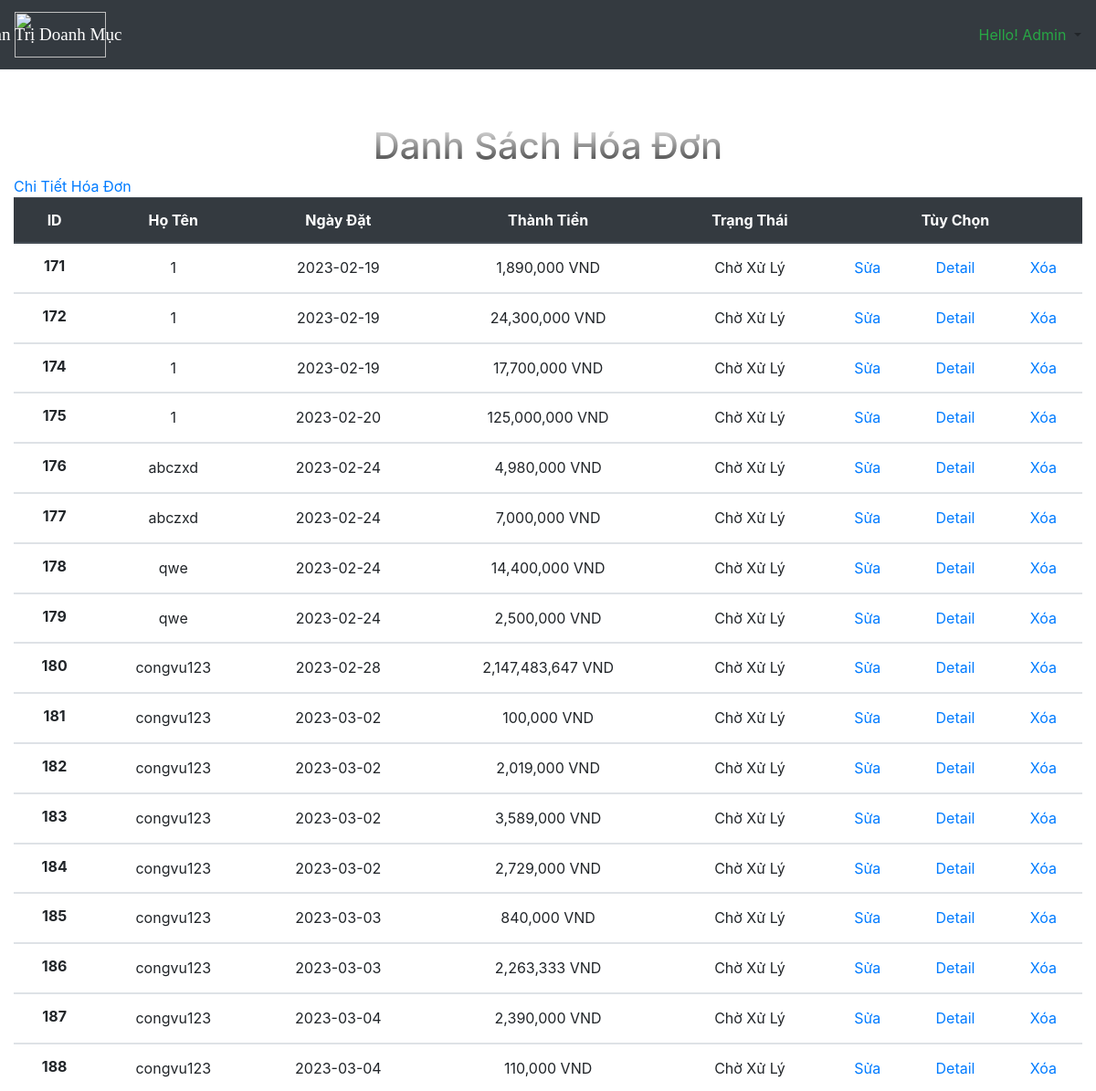
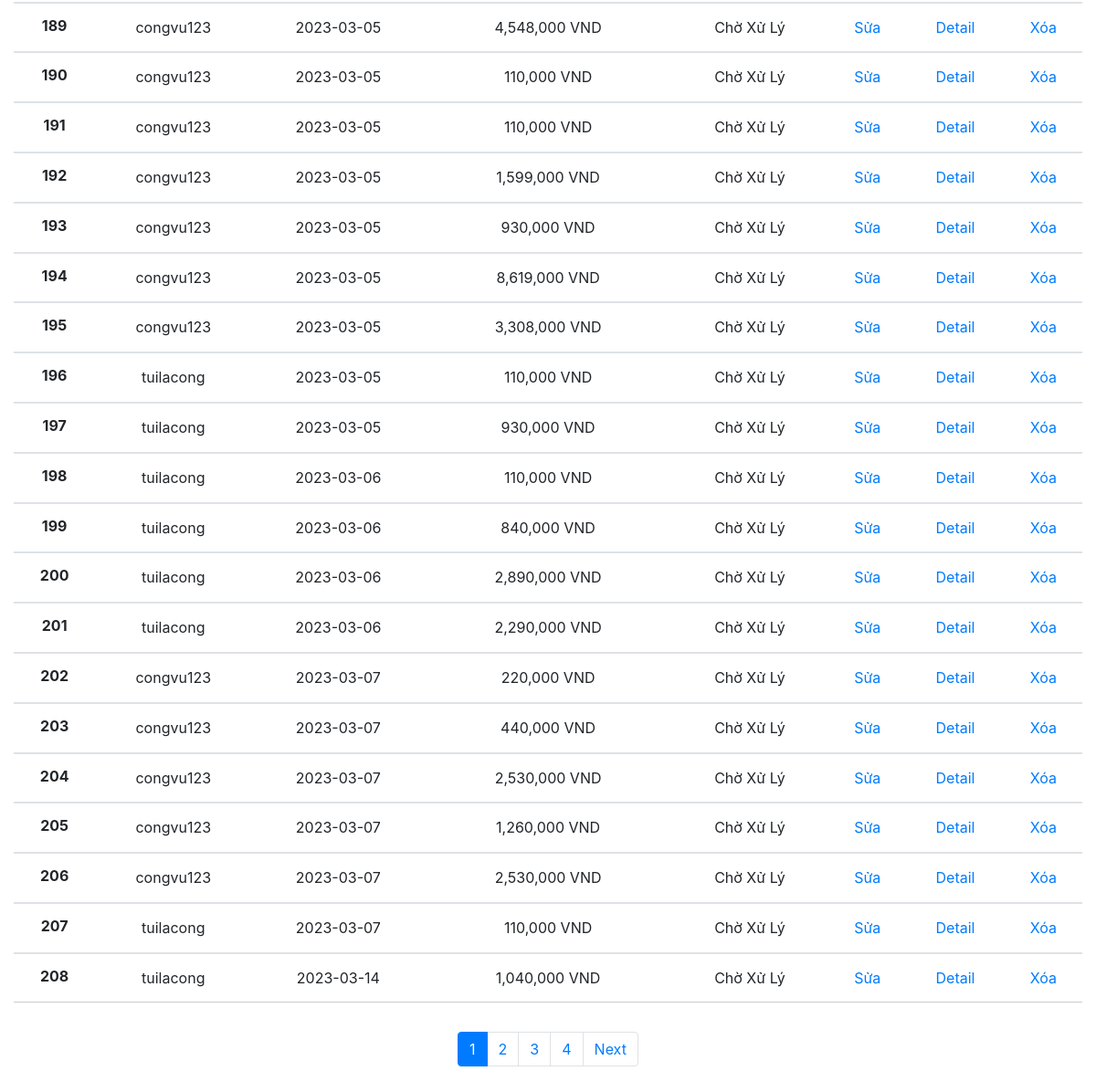
/vi-vn/index.php?act=hoadon_admin&action=hoadon (signed in), run on the app's committed database (2 pictures, top to bottom).
### tables this page shows
CREATE TABLE `donhang` (
  `id` int(11) NOT NULL,
  `id_user` int(11) DEFAULT NULL,
  `ngaydat` date DEFAULT NULL,
  `thanhtien` int(11) DEFAULT NULL,
  `trangthai` int(11) DEFAULT NULL
);

CREATE TABLE `username` (
  `id` int(11) NOT NULL,
  `hoten` varchar(100) DEFAULT NULL,
  `email` varchar(100) DEFAULT NULL,
  `pass` varchar(50) DEFAULT NULL,
  `diachi` text DEFAULT NULL,
  `dienthoai` varchar(12) DEFAULT NULL
);

### vi-vn/Model/connect.php (called while the page is built, shortened)
<?php
    class connect{
        var $db=null;
        public function __construct(){
            $dsn="mysql:host=localhost;dbname=sitebanhang";
            $user="root";
            $pass="";
            try{
                $this->db= new PDO($dsn,$user,$pass,array(PDO::MYSQL_ATTR_INIT_COMMAND=>"SET NAMES utf8"));
            }catch(\Throwable $th){
                echo "That Bai";
            }
        }
        public function getlist($select){
          return $result=$this->db->query($select);
        }
    }
?>

### vi-vn/Model/hoadon_admin.php (called while the page is built, shortened)
<?php
class hoadon_admin{
    public function getAllHd(){
        $db = new connect();
        $select="select username.hoten,donhang.id,donhang.ngaydat,donhang.thanhtien from donhang,username where donhang.id_user=username.id";
        return $db->getlist($select);
    }
}
?>

### vi-vn/Model/page.php (called while the page is built, shortened)
<?php
        class page{
            function getTotalPage($count,$limit){
                $page=$count%$limit?ceil($count/$limit):$count/$limit;
                return $page;
            }
        }
?>

### vi-vn/View/Admin/hoadon.php (the view, shortened to what this page needs)
<!DOCTYPE html>
<html lang="en">
<head>
</head>
<body>
    <?php
    $hd = new hoadon_admin();
    $count = $hd->getAllHd()->rowCount();
    $limit = 10;
    $pg = new page();
    $page = $pg->getTotalPage($count, $limit);
    $currentPage = isset($_GET['page']) ? $_GET['page'] : 1;
    ?>
    <div class="container-fluid">
        <div class="row">
            <div class="col-12 mt-5">
                <h1 class="text-center" style="
  background: -webkit-linear-gradient(#eee, #333);
  -webkit-background-clip: text;
  -webkit-text-fill-color: transparent;">Danh Sách Hóa Đơn</h1>
                <a href="index.php?act=hoadon_admin&action=cthd">Chi Tiết Hóa Đơn</a>
                <table class="table">
                    <thead class="thead-dark text-center">
                        <tr>
                            <th scope="col">ID</th>
                            <th scope="col">Họ Tên</th>
                            <th scope="col">Ngày Đặt</th>
                            <th scope="col">Thành Tiền</th>
                            <th scope="col">Trạng Thái</th>
                            <th colspan=3>Tùy Chọn</th>
                        </tr>
                    </thead>
                    <?php
                    $hd = new hoadon_admin();
                    $kq = $hd->getAllHd();
                    while ($row = $kq->fetch()):
                        ?>
                        <tbody class="text-center">
                            <tr>
                                <th scope="row">
                                    <?php echo $row['id'] ?>
                                </th>
                                <td>
                                    <?php echo $row['hoten'] ?>
                                </td>
                                <td>
                                    <?php echo $row['ngaydat'] ?>
                                </td>
                                <td>
                                    <?php echo number_format($row['thanhtien']) ?> VND
                                </td>
                                <td>
                                    <?php if ($row['ngaydat'] == 1) {
                                        echo "Đã Xử Lý";
                                    } else {
                                        echo "Chờ Xử Lý";
                                    } ?>
                                </td>
                                <td><a href="index.php?act=hoadon_admin&action=sua">Sửa</a></td>
                                <td><a
                                        href="index.php?act=hoadon_admin&action=cthd&iddh=<?php echo $row['id'] ?>">Detail</a>
                                </td>
                                <td><a href="index.php?act=hoadon_admin&action=xoa">Xóa</a></td>
                            </tr>
                        </tbody>
                    <?php
                    endwhile;
                    ?>
                </table>
            </div>
        </div>
    </div>
    <nav aria-label="Page navigation example">
        <ul class="pagination d-flex justify-content-center mt-3 mb-5">
            <?php
            if ($page > 1):
                    ?>
                <?php
                for ($i = 1; $i <= $page; $i++):
                    ?>
                    <?php
                    if ($i != $currentPage) {
                        ?>
                        <?php
                        if ($i > $currentPage - 5 && $i < $currentPage + 5) {
                            ?>
                            <li class="page-item"><a class="page-link"
                                    href="index.php?act=hoadon_admin&action=hoadon&page=<?php echo $i; ?>"><?php echo $i; ?></a></li>
                        <?php }
                        ; ?>
                    <?php
                    } else {
                        ?>
                        <li class="page-item active"><a class="page-link"
                                href="index.php?act=hoadon_admin&action=hoadon&page=<?php echo $i; ?>"><?php echo $i; ?></a></li>
                    <?php } ?>
                <?php endfor ?>
                <?php
                if ($currentPage < $page):
                    ?>
                    <li class="page-item"><a class="page-link"
                            href="index.php?act=hoadon_admin&action=hoadon&page=<?php echo $currentPage + 1 ?>">Next</a></li>
                <?php endif; endif; ?>
        </ul>
    </nav>
</body>
</html>

### vi-vn/View/Chitiet_sanpham/ctsp.css (style rules this page uses)
tr { border-bottom: 1px solid #ccc; }
td { line-height:1.8; }

### data on the page
donhang: id "171", id_user.hoten "1", ngaydat "2023-02-19", thanhtien "1,890,000", shows "Chờ Xử Lý"
donhang: id "172", id_user.hoten "1", ngaydat "2023-02-19", thanhtien "24,300,000", shows "Chờ Xử Lý"
donhang: id "174", id_user.hoten "1", ngaydat "2023-02-19", thanhtien "17,700,000", shows "Chờ Xử Lý"
donhang: id "175", id_user.hoten "1", ngaydat "2023-02-20", thanhtien "125,000,000", shows "Chờ Xử Lý"
donhang: id "176", id_user.hoten "abczxd", ngaydat "2023-02-24", thanhtien "4,980,000", shows "Chờ Xử Lý"
donhang: id "177", id_user.hoten "abczxd", ngaydat "2023-02-24", thanhtien "7,000,000", shows "Chờ Xử Lý"
donhang: id "178", id_user.hoten "qwe", ngaydat "2023-02-24", thanhtien "14,400,000", shows "Chờ Xử Lý"
donhang: id "179", id_user.hoten "qwe", ngaydat "2023-02-24", thanhtien "2,500,000", shows "Chờ Xử Lý"
donhang: id "180", id_user.hoten "congvu123", ngaydat "2023-02-28", thanhtien "2,147,483,647", shows "Chờ Xử Lý"
donhang: id "181", id_user.hoten "congvu123", ngaydat "2023-03-02", thanhtien "100,000", shows "Chờ Xử Lý"
donhang: id "182", id_user.hoten "congvu123", ngaydat "2023-03-02", thanhtien "2,019,000", shows "Chờ Xử Lý"
donhang: id "183", id_user.hoten "congvu123", ngaydat "2023-03-02", thanhtien "3,589,000", shows "Chờ Xử Lý"
donhang: id "184", id_user.hoten "congvu123", ngaydat "2023-03-02", thanhtien "2,729,000", shows "Chờ Xử Lý"
donhang: id "185", id_user.hoten "congvu123", ngaydat "2023-03-03", thanhtien "840,000", shows "Chờ Xử Lý"
donhang: id "186", id_user.hoten "congvu123", ngaydat "2023-03-03", thanhtien "2,263,333", shows "Chờ Xử Lý"
donhang: id "187", id_user.hoten "congvu123", ngaydat "2023-03-04", thanhtien "2,390,000", shows "Chờ Xử Lý"
donhang: id "188", id_user.hoten "congvu123", ngaydat "2023-03-04", thanhtien "110,000", shows "Chờ Xử Lý"
donhang: id "189", id_user.hoten "congvu123", ngaydat "2023-03-05", thanhtien "4,548,000", shows "Chờ Xử Lý"
donhang: id "190", id_user.hoten "congvu123", ngaydat "2023-03-05", thanhtien "110,000", shows "Chờ Xử Lý"
donhang: id "191", id_user.hoten "congvu123", ngaydat "2023-03-05", thanhtien "110,000", shows "Chờ Xử Lý"
donhang: id "192", id_user.hoten "congvu123", ngaydat "2023-03-05", thanhtien "1,599,000", shows "Chờ Xử Lý"
donhang: id "193", id_user.hoten "congvu123", ngaydat "2023-03-05", thanhtien "930,000", shows "Chờ Xử Lý"
donhang: id "194", id_user.hoten "congvu123", ngaydat "2023-03-05", thanhtien "8,619,000", shows "Chờ Xử Lý"
donhang: id "195", id_user.hoten "congvu123", ngaydat "2023-03-05", thanhtien "3,308,000", shows "Chờ Xử Lý"
donhang: id "196", id_user.hoten "tuilacong", ngaydat "2023-03-05", thanhtien "110,000", shows "Chờ Xử Lý"
donhang: id "197", id_user.hoten "tuilacong", ngaydat "2023-03-05", thanhtien "930,000", shows "Chờ Xử Lý"
donhang: id "198", id_user.hoten "tuilacong", ngaydat "2023-03-06", thanhtien "110,000", shows "Chờ Xử Lý"
donhang: id "199", id_user.hoten "tuilacong", ngaydat "2023-03-06", thanhtien "840,000", shows "Chờ Xử Lý"
donhang: id "200", id_user.hoten "tuilacong", ngaydat "2023-03-06", thanhtien "2,890,000", shows "Chờ Xử Lý"
donhang: id "201", id_user.hoten "tuilacong", ngaydat "2023-03-06", thanhtien "2,290,000", shows "Chờ Xử Lý"
donhang: id "202", id_user.hoten "congvu123", ngaydat "2023-03-07", thanhtien "220,000", shows "Chờ Xử Lý"
donhang: id "203", id_user.hoten "congvu123", ngaydat "2023-03-07", thanhtien "440,000", shows "Chờ Xử Lý"
donhang: id "204", id_user.hoten "congvu123", ngaydat "2023-03-07", thanhtien "2,530,000", shows "Chờ Xử Lý"
donhang: id "205", id_user.hoten "congvu123", ngaydat "2023-03-07", thanhtien "1,260,000", shows "Chờ Xử Lý"
donhang: id "206", id_user.hoten "congvu123", ngaydat "2023-03-07", thanhtien "2,530,000", shows "Chờ Xử Lý"
donhang: id "207", id_user.hoten "tuilacong", ngaydat "2023-03-07", thanhtien "110,000", shows "Chờ Xử Lý"
donhang: id "208", id_user.hoten "tuilacong", ngaydat "2023-03-14", thanhtien "1,040,000", shows "Chờ Xử Lý"

### other printed values
$_SESSION['admin_name'] "Admin"
